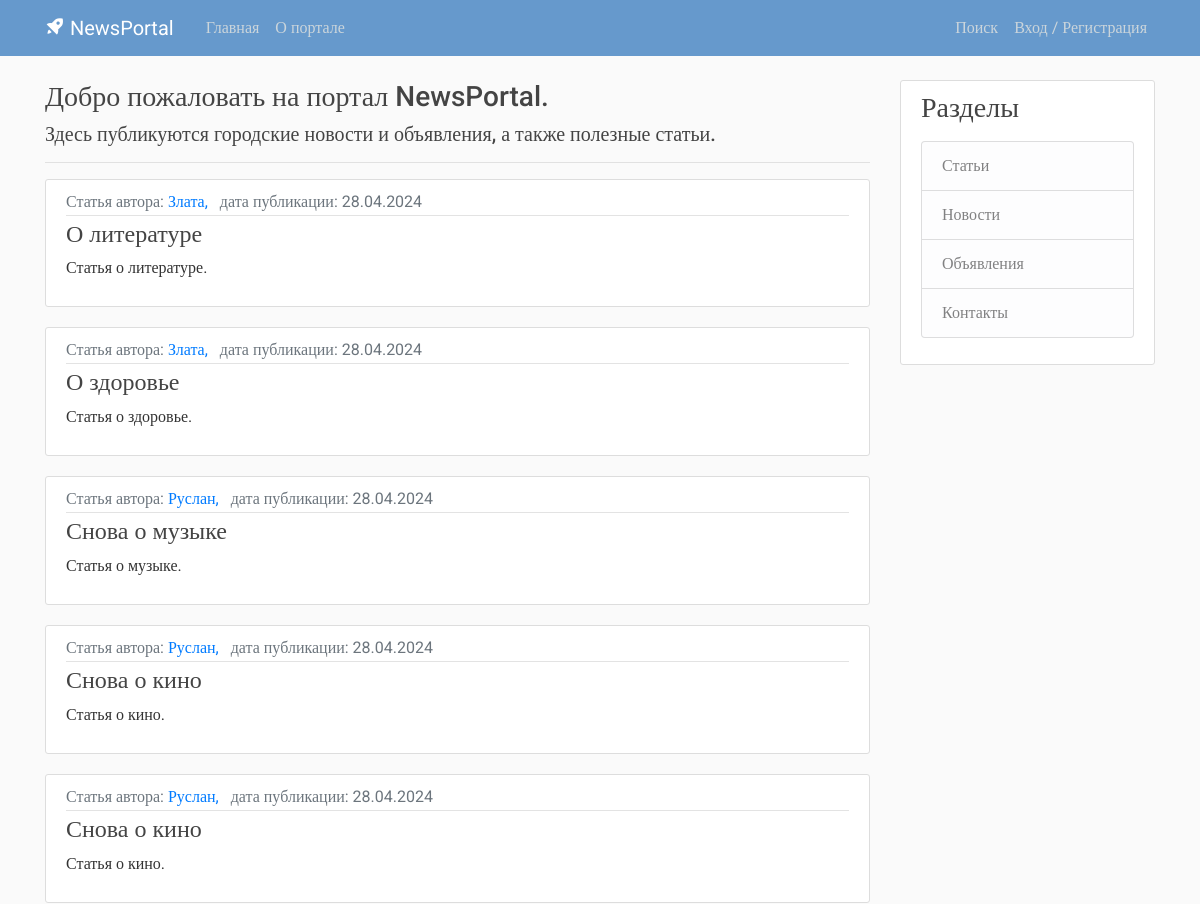
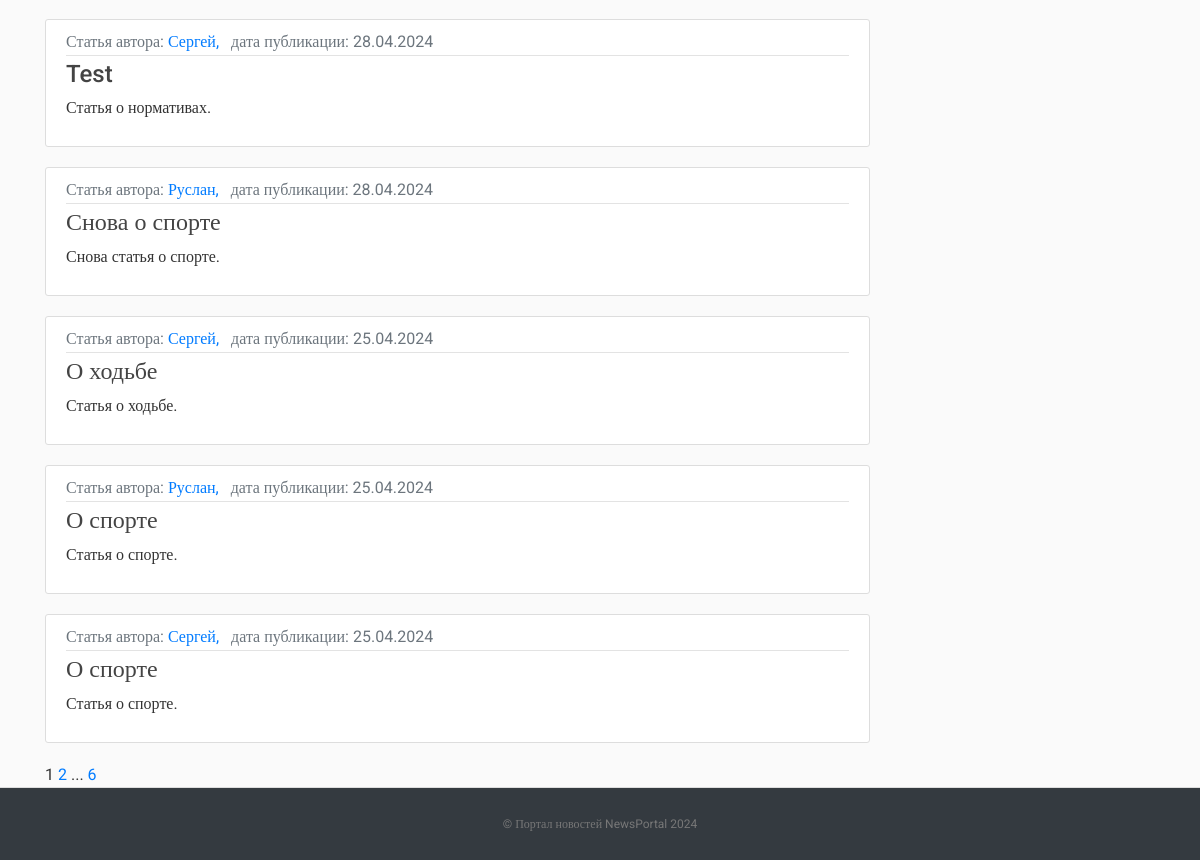
The page / on the database its author committed (2 pictures, top to bottom).
### post/models.py (models this page shows, shortened)
class Post(models.Model):
    NEWS = 'NW'
    ARTICLE = 'AR'
    NOTIFICATION = 'NT'
    CATEGORY_CHOICES = (
        (NEWS, 'Новость'),
        (ARTICLE, 'Статья'),
        (NOTIFICATION, 'Объявление'),
    )
    categoryType = models.CharField(max_length=2, choices=CATEGORY_CHOICES, default=ARTICLE, verbose_name='Тип публикации')
    dateCreation = models.DateTimeField(default=timezone.now, verbose_name='Дата и время создания публикации')
    title = models.CharField(max_length=128, verbose_name='Заголовок публикации')
    text = models.TextField(verbose_name='Текст публикации')
    rating = models.SmallIntegerField(default=0, verbose_name='Рейтинг публикации')
    author = models.ForeignKey(Author, on_delete=models.CASCADE, verbose_name='Автор публикации')
    category = models.ManyToManyField(Category, verbose_name='Категория публикации')
    def get_absolute_url(self):
        return reverse('post_detail', args=[str(self.id)])
    class Meta:
        ordering = ['-dateCreation',]
        verbose_name = 'Публикация'
        verbose_name_plural = 'Публикации'

class Author(models.Model):
    authorUser = models.OneToOneField(User, unique=True, on_delete=models.CASCADE)
    ratingAuthor = models.SmallIntegerField(default=0)
    def __str__(self):
        return self.authorUser.username
    class Meta:
        verbose_name = 'Автор'
        verbose_name_plural = 'Авторы'

### post/views.py (the view)
# urls.py: path('', PostHome.as_view(), name='portal_home'),
class PostHome(ListView):
    model = Post
    ordering = '-dateCreation'
    template_name = 'flatpages/home.html'
    context_object_name = 'postlist'
    paginate_by = 10
    def get_queryset(self):
        queryset = super().get_queryset()
        self.filterset = PostFilter(self.request.GET, queryset)
        return self.filterset.qs
    def get_context_data(self, **kwargs):
        context = super().get_context_data(**kwargs)
        context['filterset'] = self.filterset
        return context

### post/templatetags/custom_tags.py (called while the page is built)
@register.simple_tag(takes_context=True)
def url_replace(context, **kwargs):
   d = context['request'].GET.copy()
   for k, v in kwargs.items():
       d[k] = v
   return d.urlencode()

### templates/flatpages/home.html (shortened to what this page needs)
{% extends 'flatpages/default.html' %}
{% load censor %}
{% load custom_tags %}
{% block content %}
<h3>Добро пожаловать на портал NewsPortal.</h3>
    <h5>Здесь публикуются городские новости и объявления, а также полезные статьи.</h5>
<hr />
{% for post in postlist %}
    <article class="media content-section">
        <div class="media-body">
            <div class="article-metadata">
                <a class="text-muted"> {{ post.get_categoryType_display }} автора: </a>
                <a class="mr-2" href="#"> {{ post.author }}, </a>
                <a class="text-muted">дата публикации: {{ post.dateCreation|date:"d.m.Y" }}</a>
            </div>
              <h4><a class="article-title" href="{{ post.get_absolute_url }}">{{ post.title|censor_w }}</a></h4>
              <p class="article-content">{{ post.text|truncatechars:45|censor_w }}</p>
        </div>
    </article>
{% endfor %}
{{ page_obj.number }}
{% if page_obj.has_next %}
    <a href="?{% url_replace page=page_obj.next_page_number %}">{{ page_obj.next_page_number }}</a>
    {% if paginator.num_pages != page_obj.next_page_number %}
        ...
        <a href="?{% url_replace page=page_obj.paginator.num_pages %}">{{ page_obj.paginator.num_pages }}</a>
    {% endif %}
{% endif %}
{% endblock content %}

### static/css/main.css (style rules this page uses)
body, html { width:100%; height:100% }
body { margin:0; padding:0; background: #fafafa; color: #333333; margin-top: 5rem; font-family:Roboto; }
h1, h2, h3, h4, h5, h6 { color: #444444; }
.content-section { background: #ffffff; padding: 10px 20px; border: 1px solid #dddddd; border-radius: 3px; margin-bottom: 20px; }
.article-title { color: #444444; }
.article-content { white-space: pre-line; }
.article-metadata { padding-bottom: 1px; margin-bottom: 4px; border-bottom: 1px solid #e3e3e3 }

### rows shown on the page
Post: categoryType "Статья", author "Злата", dateCreation "28.04.2024", title|censor_w "О литературе", text|censor_w "Статья о литературе."
Post: categoryType "Статья", author "Злата", dateCreation "28.04.2024", title|censor_w "О здоровье", text|censor_w "Статья о здоровье."
Post: categoryType "Статья", author "Руслан", dateCreation "28.04.2024", title|censor_w "Снова о музыке", text|censor_w "Статья о музыке."
Post: categoryType "Статья", author "Руслан", dateCreation "28.04.2024", title|censor_w "Снова о кино", text|censor_w "Статья о кино."
Post: categoryType "Статья", author "Руслан", dateCreation "28.04.2024", title|censor_w "Снова о кино", text|censor_w "Статья о кино."
Post: categoryType "Статья", author "Сергей", dateCreation "28.04.2024", title|censor_w "Test", text|censor_w "Статья о нормативах."
Post: categoryType "Статья", author "Руслан", dateCreation "28.04.2024", title|censor_w "Снова о спорте", text|censor_w "Снова статья о спорте."
Post: categoryType "Статья", author "Сергей", dateCreation "25.04.2024", title|censor_w "О ходьбе", text|censor_w "Статья о ходьбе."
Post: categoryType "Статья", author "Руслан", dateCreation "25.04.2024", title|censor_w "О спорте", text|censor_w "Статья о спорте."
Post: categoryType "Статья", author "Сергей", dateCreation "25.04.2024", title|censor_w "О спорте", text|censor_w "Статья о спорте."

### other values the page prints
{{ page_obj.number }} "1"
{{ page_obj.next_page_number }} "2"
{{ page_obj.paginator.num_pages }} "6"
